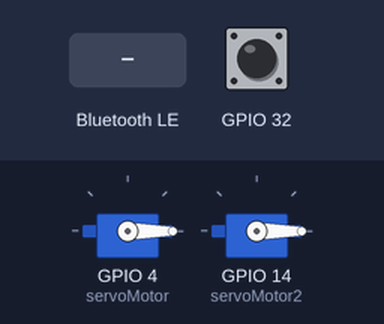
This sketch was run on a simulated ESP32. On the bench: 2 × servo. The test bench sets the inputs (shaded band); at power-on: GPIO 32 HIGH. Nothing arrives over Bluetooth unless stated; a phone connects over Bluetooth LE 3 s after start; what the sketch prints to the serial monitor is not drawn.

Above: at 1.2 s.
1.3 s: GPIO 32 pulled LOW for 0.15 s
At 2.6 s:
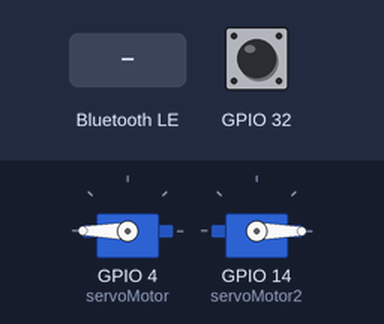
4.3 s: Bluetooth LE write "2" received
8.8 s: GPIO 32 pulled LOW for 1 s
At 12.4 s:
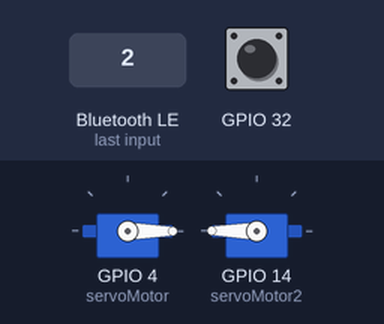
14.9 s: GPIO 32 pulled LOW for 3.2 s
At 15.38 s:
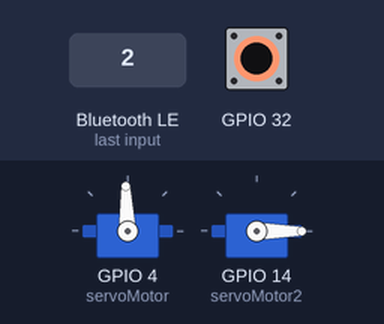
Timing chart, 0 to 20.6 s (numbered marks = the images above; inputs shaded):
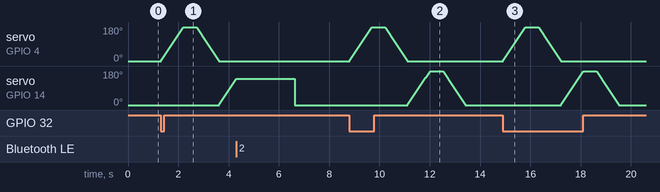

Measured:
- after the input at 1.3 s, servo on GPIO 4 (servoMotor): rises from 0° to 180° in 0.88 s, then falls to 0° in 1.4 s; servo on GPIO 14 (servoMotor2): moves from 0° to 136° over 0.66 s, starting after 2.3 s
- after the input at 8.8 s, servo on GPIO 4 (servoMotor), servo on GPIO 14 (servoMotor2): rises from 0° to 180° in 0.88 s, then falls to 0° in 1.4 s
- after the input at 14.9 s, servo on GPIO 4 (servoMotor), servo on GPIO 14 (servoMotor2): rises from 0° to 180° in 0.88 s, then falls to 0° in 1.4 s

The sketch:

arduino_new.ino
```cpp
#include <BLEDevice.h>
#include <BLEUtils.h>
#include <BLEServer.h>
#include <Wire.h>
#include <PN532_I2C.h>
#include <PN532.h>
#include <NfcAdapter.h>
#include <string.h>;
#include <ESP32Servo.h>
#include <NewPing.h>
// See the following for generating UUIDs:
// https://www.uuidgenerator.net/

#define SERVICE_UUID        "4fafc201-1fb5-459e-8fcc-c5c9c331914b"
#define CHARACTERISTIC_UUID "beb5483e-36e1-4688-b7f5-ea07361b26a8"

//#define LED_PIN 13
//#define BTN_PIN 12

//設定耳朵腳位
Servo servoMotor;
Servo servoMotor2;
const int servoPin = 4;

//button
int buttonright= 13;
int buttonCount = 0;
bool numbergame = false;

//NFC reader設定

PN532_I2C pn532i2c(Wire);
PN532 nfc(pn532i2c);
bool nfcgame = false;


BLECharacteristic *pCharacteristic;
BLEServer *pServer;

int deviceConnected = false;

class MyCallbacks: public BLECharacteristicCallbacks {
   void onConnect(BLEServer* pServer) {
      deviceConnected = true;
      Serial.println("device connected");
    };

    void onDisconnect(BLEServer* pServer) {
      deviceConnected = false;
      Serial.println("device disconnected");
    }
    void onWrite(BLECharacteristic *pCharacteristic) {
      std::string value = pCharacteristic->getValue();

      if (value.length() > 0) {
        //接收訊息及控制馬達
        Serial.println(value.c_str());
        if(atoi(value.c_str())==2)
        {
          Serial.println("設成高角位");
          buttonCount = 0;
          servoMotor.attach(4);
          servoMotor2.attach(14);
          for (int angle = 0; angle <= 180; angle++) {
            servoMotor.write(angle);
            servoMotor2.write(angle);
            delay(5);  // 延遲一點時間，讓伺服馬達有足夠時間轉動
          }

          delay(500);  // 停留1秒

          // 將伺服馬達從180度轉回0度
          for (int angle = 180; angle >= 0; angle--) {
            servoMotor.write(angle);
            servoMotor2.write(angle);
            delay(5);  // 延遲一點時間，讓伺服馬達有足夠時間轉動
          }
          servoMotor.detach();
          servoMotor2.detach();
        }
        else if(atoi(value.c_str())==3)
        {
          numbergame = true;
          Serial.println("switch to numbergame");
        }
        else if(atoi(value.c_str())==4)
        {
          nfcgame = true;
          Serial.println("switch to nfcgame");
        }
        else if(atoi(value.c_str())==5)
        {
          nfcgame = false;
          numbergame = false;
          Serial.println("switch to nfcgame");
        }


  }
}
};

void setup() {
  Serial.begin(115200);

  //pinMode(LED_PIN,OUTPUT);
  //digitalWrite(LED_PIN,LOW);
  Serial.println("1- Download and install an BLE scanner app in your phone");
  Serial.println("2- Scan for BLE devices in the app");
  Serial.println("3- Connect to MyESP32");
  Serial.println("4- Go to CUSTOM CHARACTERISTIC in CUSTOM SERVICE and write something");
  Serial.println("5- See the magic =)");

  //耳朵
  servoMotor.attach(4);
  servoMotor2.attach(14);
  //pinMode(servoPin,OUTPUT);
  servoMotor.write(0);
  servoMotor2.write(0);
  //delay(1000);
  servoMotor.detach();
  servoMotor2.detach();

  //button
  pinMode(buttonright, INPUT);

  //nfc
  nfc.begin();
   uint32_t versiondata = nfc.getFirmwareVersion();
  if (! versiondata) {
    Serial.print("Didn't find PN53x board");
    while (1); // halt
  }

  // Got ok data, print it out!
  Serial.print("Found chip PN5"); Serial.println((versiondata>>24) & 0xFF, HEX);
  Serial.print("Firmware ver. "); Serial.print((versiondata>>16) & 0xFF, DEC);
  Serial.print('.'); Serial.println((versiondata>>8) & 0xFF, DEC);

  // Set the max number of retry attempts to read from a card
  // This prevents us from waiting forever for a card, which is
  // the default behaviour of the PN532.
  nfc.setPassiveActivationRetries(0xFF);

  // configure board to read RFID tags
  nfc.SAMConfig();

  Serial.println("Waiting for an ISO14443A card");


  BLEDevice::init("BLE_DEVICE");
  pServer = BLEDevice::createServer();

  BLEService *pService = pServer->createService(SERVICE_UUID);

  pCharacteristic= pService->createCharacteristic(
                                         CHARACTERISTIC_UUID,
                                         BLECharacteristic::PROPERTY_READ |
                                         BLECharacteristic::PROPERTY_WRITE |
                                         BLECharacteristic::PROPERTY_NOTIFY
                                       );

  pCharacteristic->setCallbacks(new MyCallbacks());

  pCharacteristic->setValue("Hello World");
  pService->start();

  BLEAdvertising *pAdvertising = pServer->getAdvertising();
  pAdvertising->start();
}


int prevVal = LOW;
int buttonState = HIGH;
int lastbuttonState = HIGH;

int touchState = 55;
int lasttouchState = 55;

void loop() {
  //buttonState = digitalRead(buttonPin);
  //Serial.println(buttonState);
  // put your main code here, to run repeatedly:
  //int currentVal = digitalRead(BTN_PIN);
  boolean success;
  uint8_t uid[] = { 0, 0, 0, 0, 0, 0, 0 };  // Buffer to store the returned UID
  uint8_t uidLength;
  touchState = touchRead(32);
  if(lasttouchState - touchState >= 5)
  {
    servoMotor.attach(4);
    servoMotor2.attach(14);
    //first ear
    for (int angle = 0; angle <= 180; angle++) {
      servoMotor.write(angle);

      delay(5);  // 延遲一點時間，讓伺服馬達有足夠時間轉動
    }

    delay(500);  // 停留1秒

    // 將伺服馬達從180度轉回0度 first ear
    for (int angle = 180; angle >= 0; angle--) {
      servoMotor.write(angle);

      delay(5);  // 延遲一點時間，讓伺服馬達有足夠時間轉動
    }
    //second ear
    for (int angle = 0; angle <= 180; angle++) {

      servoMotor2.write(angle);
      delay(5);  // 延遲一點時間，讓伺服馬達有足夠時間轉動
    }

    delay(500);  // 停留1秒
    for (int angle = 180; angle >= 0; angle--) {

      servoMotor2.write(angle);
      delay(5);  // 延遲一點時間，讓伺服馬達有足夠時間轉動
    }
    servoMotor.detach();
    servoMotor2.detach();
  }
  lasttouchState = touchState;
  // print out the state of the button:

  //Serial.print("numbergame:");
  //Serial.println(numbergame);
  //Serial.print("nfcgame: ");
  //Serial.println(nfcgame);
  if(numbergame == true)
  {
    buttonState = digitalRead(buttonright);
    //Serial.println(buttonState);
    if(buttonState == LOW && lastbuttonState == HIGH)
    {

      //Serial.println(1);
      int value = 1;
      buttonCount = buttonCount + 1;
      Serial.println(buttonCount);
      pCharacteristic->setValue(value);
      pCharacteristic->notify();
      pServer->disconnect(pServer->getConnectedCount());
      BLEAdvertising *pAdvertising = pServer->getAdvertising();
      pAdvertising->start();

    }
    lastbuttonState = buttonState;
    delay(1);

  }
  else if(nfcgame == true)//nfcgame變false之後,還是會等一陣子
  {
    success = nfc.readPassiveTargetID(PN532_MIFARE_ISO14443A, &uid[0], &uidLength);//他會等一下確認有無讀到
    if (success) {
      Serial.println("Found a card!");
      Serial.print("UID Length: ");Serial.print(uidLength, DEC);Serial.println(" bytes");
      Serial.print("UID Value: ");
      for (uint8_t i=0; i < uidLength; i++)
      {
        Serial.print(" 0x");Serial.print(uid[i], HEX);
        pCharacteristic->setValue((uint8_t*)&uid[i], 4);
        pCharacteristic->notify();
      }
      pServer->disconnect(pServer->getConnectedCount());
      BLEAdvertising *pAdvertising = pServer->getAdvertising();
      pAdvertising->start();

      //pCharacteristic->setValue((uint8_t*)&uid[], 4);
      Serial.println("");
      // Wait 1 second before continuing
      //delay(1000);
    }


  }

                      // Length of the UID (4 or 7 bytes depending on ISO14443A card type)

  // Wait for an ISO14443A type cards (Mifare, etc.).  When one is found
  // 'uid' will be populated with the UID, and uidLength will indicate
  // if the uid is 4 bytes (Mifare Classic) or 7 bytes (Mifare Ultralight)


  /*
  else
  {
    // PN532 probably timed out waiting for a card
    //Serial.println("Timed out waiting for a card");


  }*/

}
```
